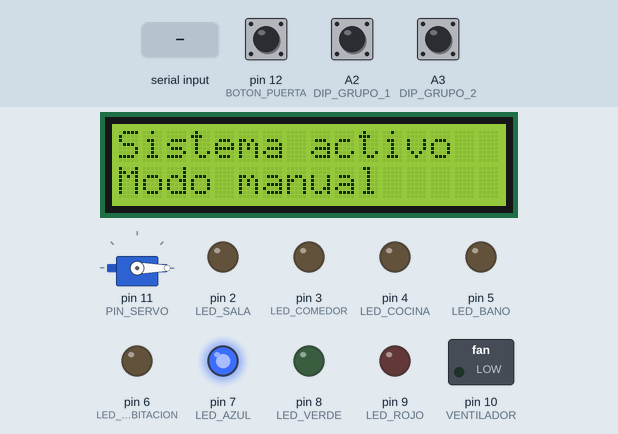
Recording of a sketch running on a simulated Arduino Uno, built with avr-gcc and run on an emulated ATmega328P. Parts: 16×2 character LCD, servo, switched loads named in the sketch (green lamp = pin HIGH), output pins drawn as LEDs (lit = HIGH). Dashed ring = blinking. Inputs (shaded band) come from the test bench; at power-on: pin 12 (BOTON_PUERTA) HIGH, A2 (DIP_GRUPO_1) HIGH, A3 (DIP_GRUPO_2) HIGH.

Above: at 1.3 s.
1.4 s: "modo_fiesta\n" received over Serial
At 1.53 s:
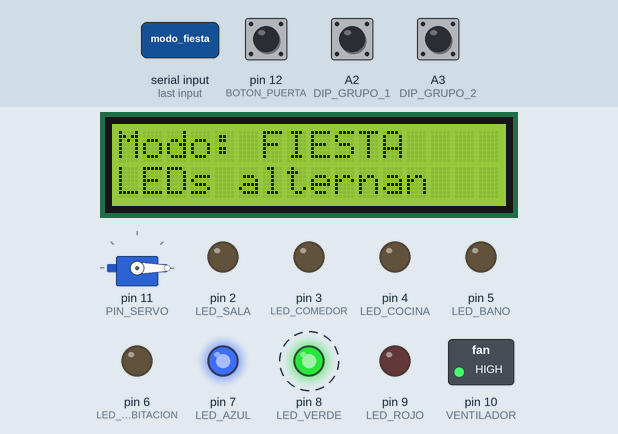
3.4 s: "modo_relajado\n" received over the second serial link
At 5.2 s:
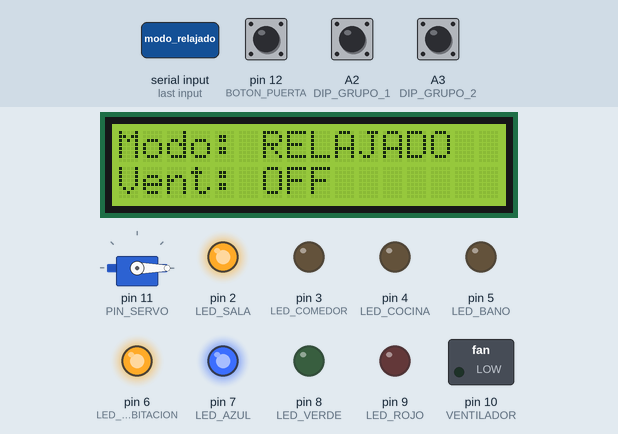
5.5 s: pin 12 (BOTON_PUERTA) pulled LOW for 0.15 s
At 6.7 s:
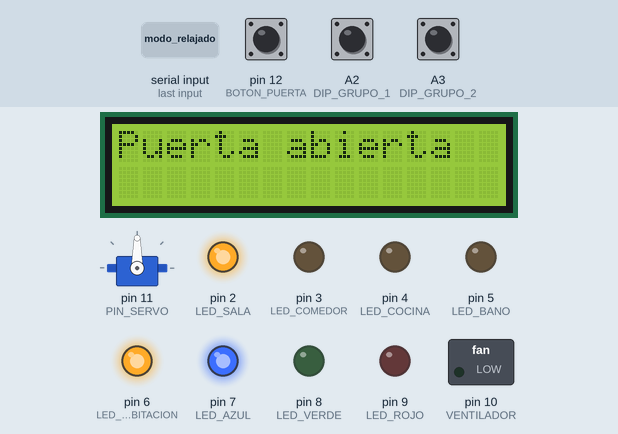
7.1 s: "modo_noche\n" received over Serial
At 8.5 s:
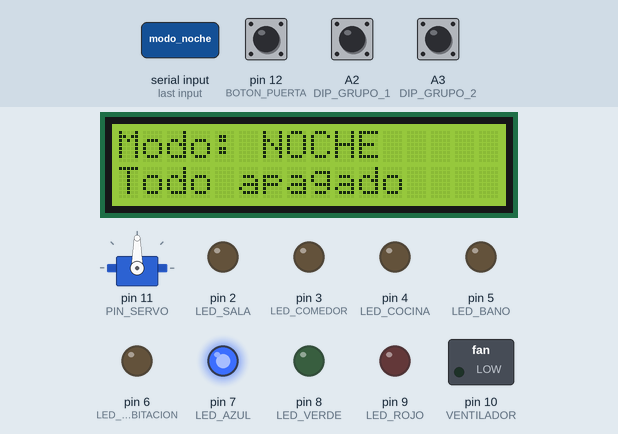
9.2 s: "encender_todo\n" received over the second serial link
At 10.5 s:
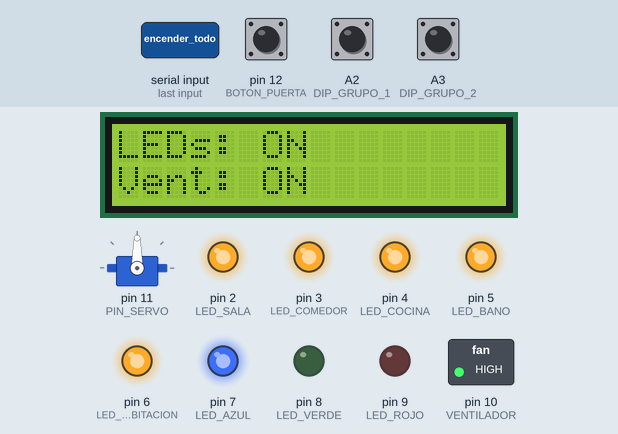
11.3 s: pin 12 (BOTON_PUERTA) pulled LOW for 1 s
At 12.6 s:
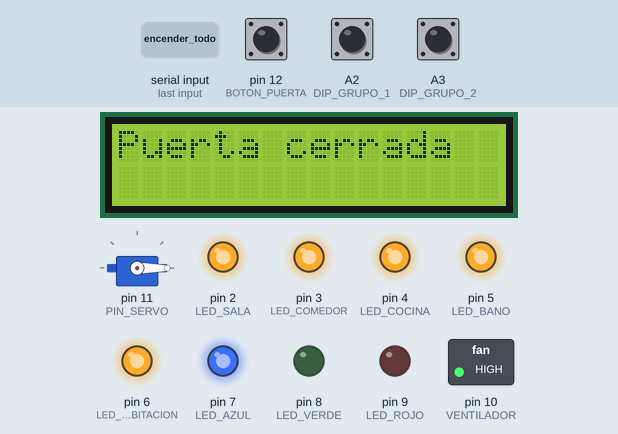
Timing chart, 0 to 14.3 s (numbered marks = the images above; inputs shaded):
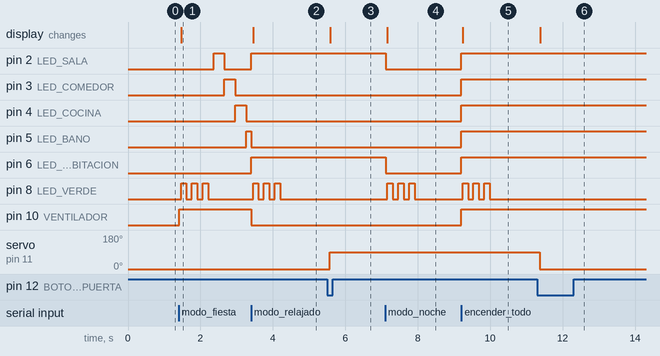

Measured:
- after the input at 1.4 s, pin 2 (LED_SALA): LOW → HIGH after 0.96 s, → LOW 0.30 s later; pin 3 (LED_COMEDOR): LOW → HIGH after 1.3 s, → LOW 0.30 s later
- after the input at 3.4 s, pin 3 (LED_COMEDOR): stays LOW (without the input it goes to HIGH after 0.76 s); pin 4 (LED_COCINA): stays LOW (without the input it goes to HIGH after 1.1 s)
- after the input at 5.5 s, servo on pin 11 (PIN_SERVO): 0° → 90° after 0.07 s; the display: changes after 0.08 s (image 3)
- after the input at 7.1 s, pin 2 (LED_SALA), pin 6 (LED_HABITACION): HIGH → LOW at once; pin 8 (LED_VERDE): alternates HIGH for 0.15 s and LOW for 0.15 s, 6 changes in all, then stays LOW, starting after 0.06 s; the display: changes after 0.06 s (image 4)
- after the input at 9.2 s, pin 2 (LED_SALA), pin 3 (LED_COMEDOR), pin 4 (LED_COCINA), pin 5 (LED_BANO), pin 6 (LED_HABITACION), pin 10 (VENTILADOR): LOW → HIGH at once; pin 8 (LED_VERDE): alternates HIGH for 0.15 s and LOW for 0.15 s, 6 changes in all, then stays LOW, starting at once; the display: changes at once (image 5)
- after the input at 11.3 s, servo on pin 11 (PIN_SERVO): 90° → 0° after 0.07 s; the display: changes after 0.08 s (image 6)

The sketch:

Codigo-Arduino.ino
```cpp
#include <Servo.h>
#include <Wire.h>
#include <LiquidCrystal_I2C.h>
#include <SoftwareSerial.h>

// LCD I2C
LiquidCrystal_I2C lcd(0x27, 16, 2);

// Bluetooth HC-05 / HC-06
SoftwareSerial bluetooth(A0, A1); // RX, TX

// Servo puerta
Servo puerta;

// LEDs de ambientes
const int LED_SALA = 2;
const int LED_COMEDOR = 3;
const int LED_COCINA = 4;
const int LED_BANO = 5;
const int LED_HABITACION = 6;

// LEDs de estado
const int LED_AZUL = 7;
const int LED_VERDE = 8;
const int LED_ROJO = 9;

// Ventilador
const int VENTILADOR = 10;

// Servo y boton
const int PIN_SERVO = 11;
const int BOTON_PUERTA = 12;

// DIP switches
const int DIP_GRUPO_1 = A2; // Sala + Comedor
const int DIP_GRUPO_2 = A3; // Cocina + Baño + Habitacion

// Variables
bool modoAutomatico = false;
bool fiestaActiva = false;
bool puertaAbierta = false;
bool estadoAnteriorBoton = HIGH;

unsigned long tiempoFiestaAnterior = 0;
int ledFiestaActual = 0;

void setup() {
  Serial.begin(9600);
  bluetooth.begin(9600);

  lcd.init();
  lcd.backlight();

  pinMode(LED_SALA, OUTPUT);
  pinMode(LED_COMEDOR, OUTPUT);
  pinMode(LED_COCINA, OUTPUT);
  pinMode(LED_BANO, OUTPUT);
  pinMode(LED_HABITACION, OUTPUT);

  pinMode(LED_AZUL, OUTPUT);
  pinMode(LED_VERDE, OUTPUT);
  pinMode(LED_ROJO, OUTPUT);

  pinMode(VENTILADOR, OUTPUT);
  pinMode(BOTON_PUERTA, INPUT_PULLUP);

  pinMode(DIP_GRUPO_1, INPUT_PULLUP);
  pinMode(DIP_GRUPO_2, INPUT_PULLUP);

  puerta.attach(PIN_SERVO);
  puerta.write(0); // puerta cerrada al iniciar

  digitalWrite(LED_AZUL, HIGH);
  digitalWrite(LED_VERDE, LOW);
  digitalWrite(LED_ROJO, LOW);

  modoAutomatico = false;
  fiestaActiva = false;

  lcd.clear();
  lcd.setCursor(0, 0);
  lcd.print("Sistema activo");
  lcd.setCursor(0, 1);
  lcd.print("Modo manual");

  bluetooth.println("Sistema activo - modo manual");
}

void loop() {
  leerBluetooth();
  leerSerial();
  controlarPuerta();

  if (!modoAutomatico) {
    leerDipsManual();
  }

  if (fiestaActiva) {
    lucesFiesta();
  }
}

// ================= BLUETOOTH / SERIAL =================

void leerBluetooth() {
  if (bluetooth.available()) {
    String comando = bluetooth.readStringUntil('\n');
    comando.trim();
    comando.toLowerCase();
    procesarComando(comando);
  }
}

void leerSerial() {
  if (Serial.available()) {
    String comando = Serial.readStringUntil('\n');
    comando.trim();
    comando.toLowerCase();
    procesarComando(comando);
  }
}

void procesarComando(String comando) {
  digitalWrite(LED_ROJO, LOW);

  if (comando == "modo_fiesta") {
    modoFiesta();
  }
  else if (comando == "modo_relajado") {
    modoRelajado();
  }
  else if (comando == "modo_noche") {
    modoNoche();
  }
  else if (comando == "encender_todo") {
    encenderTodo();
  }
  else if (comando == "apagar_todo") {
    apagarTodo();
  }
  else if (comando == "modo_manual") {
    activarModoManual();
  }
  else if (comando == "estado") {
    mostrarEstado();
  }
  else {
    errorComando();
  }
}

// ================= MODO MANUAL CON DIP =================

void leerDipsManual() {
  fiestaActiva = false;

  // Con INPUT_PULLUP:
  // DIP cerrado = LOW = encendido
  // DIP abierto = HIGH = apagado

  if (digitalRead(DIP_GRUPO_1) == LOW) {
    digitalWrite(LED_SALA, HIGH);
    digitalWrite(LED_COMEDOR, HIGH);
  } else {
    digitalWrite(LED_SALA, LOW);
    digitalWrite(LED_COMEDOR, LOW);
  }

  if (digitalRead(DIP_GRUPO_2) == LOW) {
    digitalWrite(LED_COCINA, HIGH);
    digitalWrite(LED_BANO, HIGH);
    digitalWrite(LED_HABITACION, HIGH);
  } else {
    digitalWrite(LED_COCINA, LOW);
    digitalWrite(LED_BANO, LOW);
    digitalWrite(LED_HABITACION, LOW);
  }

  digitalWrite(VENTILADOR, LOW);
}

void activarModoManual() {
  modoAutomatico = false;
  fiestaActiva = false;

  lcd.clear();
  lcd.setCursor(0, 0);
  lcd.print("Modo manual");
  lcd.setCursor(0, 1);
  lcd.print("DIP activo");

  bluetooth.println("Modo manual activado");
  parpadearVerde();
}

// ================= MODOS BLUETOOTH =================

void modoFiesta() {
  modoAutomatico = true;
  fiestaActiva = true;

  digitalWrite(VENTILADOR, HIGH);

  lcd.clear();
  lcd.setCursor(0, 0);
  lcd.print("Modo: FIESTA");
  lcd.setCursor(0, 1);
  lcd.print("LEDs alternan");

  bluetooth.println("Modo fiesta activado");
  parpadearVerde();
}

void modoRelajado() {
  modoAutomatico = true;
  fiestaActiva = false;

  digitalWrite(LED_SALA, HIGH);
  digitalWrite(LED_COMEDOR, LOW);
  digitalWrite(LED_COCINA, LOW);
  digitalWrite(LED_BANO, LOW);
  digitalWrite(LED_HABITACION, HIGH);

  digitalWrite(VENTILADOR, LOW);

  lcd.clear();
  lcd.setCursor(0, 0);
  lcd.print("Modo: RELAJADO");
  lcd.setCursor(0, 1);
  lcd.print("Vent: OFF");

  bluetooth.println("Modo relajado activado");
  parpadearVerde();
}

void modoNoche() {
  modoAutomatico = true;
  fiestaActiva = false;

  digitalWrite(LED_SALA, LOW);
  digitalWrite(LED_COMEDOR, LOW);
  digitalWrite(LED_COCINA, LOW);
  digitalWrite(LED_BANO, LOW);
  digitalWrite(LED_HABITACION, LOW);

  digitalWrite(VENTILADOR, LOW);

  lcd.clear();
  lcd.setCursor(0, 0);
  lcd.print("Modo: NOCHE");
  lcd.setCursor(0, 1);
  lcd.print("Todo apagado");

  bluetooth.println("Modo noche activado");
  parpadearVerde();
}

void encenderTodo() {
  modoAutomatico = true;
  fiestaActiva = false;

  digitalWrite(LED_SALA, HIGH);
  digitalWrite(LED_COMEDOR, HIGH);
  digitalWrite(LED_COCINA, HIGH);
  digitalWrite(LED_BANO, HIGH);
  digitalWrite(LED_HABITACION, HIGH);

  digitalWrite(VENTILADOR, HIGH);

  lcd.clear();
  lcd.setCursor(0, 0);
  lcd.print("LEDs: ON");
  lcd.setCursor(0, 1);
  lcd.print("Vent: ON");

  bluetooth.println("Todo encendido");
  parpadearVerde();
}

void apagarTodo() {
  modoAutomatico = true;
  fiestaActiva = false;

  digitalWrite(LED_SALA, LOW);
  digitalWrite(LED_COMEDOR, LOW);
  digitalWrite(LED_COCINA, LOW);
  digitalWrite(LED_BANO, LOW);
  digitalWrite(LED_HABITACION, LOW);

  digitalWrite(VENTILADOR, LOW);

  lcd.clear();
  lcd.setCursor(0, 0);
  lcd.print("LEDs: OFF");
  lcd.setCursor(0, 1);
  lcd.print("Vent: OFF");

  bluetooth.println("Todo apagado");
}

// ================= MODO FIESTA =================

void lucesFiesta() {
  unsigned long tiempoActual = millis();

  if (tiempoActual - tiempoFiestaAnterior >= 300) {
    tiempoFiestaAnterior = tiempoActual;

    digitalWrite(LED_SALA, LOW);
    digitalWrite(LED_COMEDOR, LOW);
    digitalWrite(LED_COCINA, LOW);
    digitalWrite(LED_BANO, LOW);
    digitalWrite(LED_HABITACION, LOW);

    if (ledFiestaActual == 0) {
      digitalWrite(LED_SALA, HIGH);
    }
    else if (ledFiestaActual == 1) {
      digitalWrite(LED_COMEDOR, HIGH);
    }
    else if (ledFiestaActual == 2) {
      digitalWrite(LED_COCINA, HIGH);
    }
    else if (ledFiestaActual == 3) {
      digitalWrite(LED_BANO, HIGH);
    }
    else if (ledFiestaActual == 4) {
      digitalWrite(LED_HABITACION, HIGH);
    }

    ledFiestaActual++;

    if (ledFiestaActual > 4) {
      ledFiestaActual = 0;
    }
  }
}

// ================= PUERTA =================

void controlarPuerta() {
  bool estadoBoton = digitalRead(BOTON_PUERTA);

  if (estadoBoton == LOW && estadoAnteriorBoton == HIGH) {
    delay(50);

    if (!puertaAbierta) {
      puerta.write(90);
      puertaAbierta = true;

      lcd.clear();
      lcd.setCursor(0, 0);
      lcd.print("Puerta abierta");

      bluetooth.println("Puerta abierta");
    }
    else {
      puerta.write(0);
      puertaAbierta = false;

      lcd.clear();
      lcd.setCursor(0, 0);
      lcd.print("Puerta cerrada");

      bluetooth.println("Puerta cerrada");
    }
  }

  estadoAnteriorBoton = estadoBoton;
}

// ================= ESTADO Y ERROR =================

void mostrarEstado() {
  lcd.clear();
  lcd.setCursor(0, 0);

  if (modoAutomatico) {
    lcd.print("Modo automatico");
    bluetooth.println("Modo actual: automatico");
  } else {
    lcd.print("Modo manual");
    bluetooth.println("Modo actual: manual");
  }

  lcd.setCursor(0, 1);

  if (puertaAbierta) {
    lcd.print("Puerta abierta");
    bluetooth.println("Puerta: abierta");
  } else {
    lcd.print("Puerta cerrada");
    bluetooth.println("Puerta: cerrada");
  }
}

void errorComando() {
  fiestaActiva = false;

  digitalWrite(LED_ROJO, HIGH);

  lcd.clear();
  lcd.setCursor(0, 0);
  lcd.print("ERROR:");
  lcd.setCursor(0, 1);
  lcd.print("Comando invalido");

  bluetooth.println("ERROR: comando invalido");
}

void parpadearVerde() {
  for (int i = 0; i < 3; i++) {
    digitalWrite(LED_VERDE, HIGH);
    delay(150);
    digitalWrite(LED_VERDE, LOW);
    delay(150);
  }
}
```
